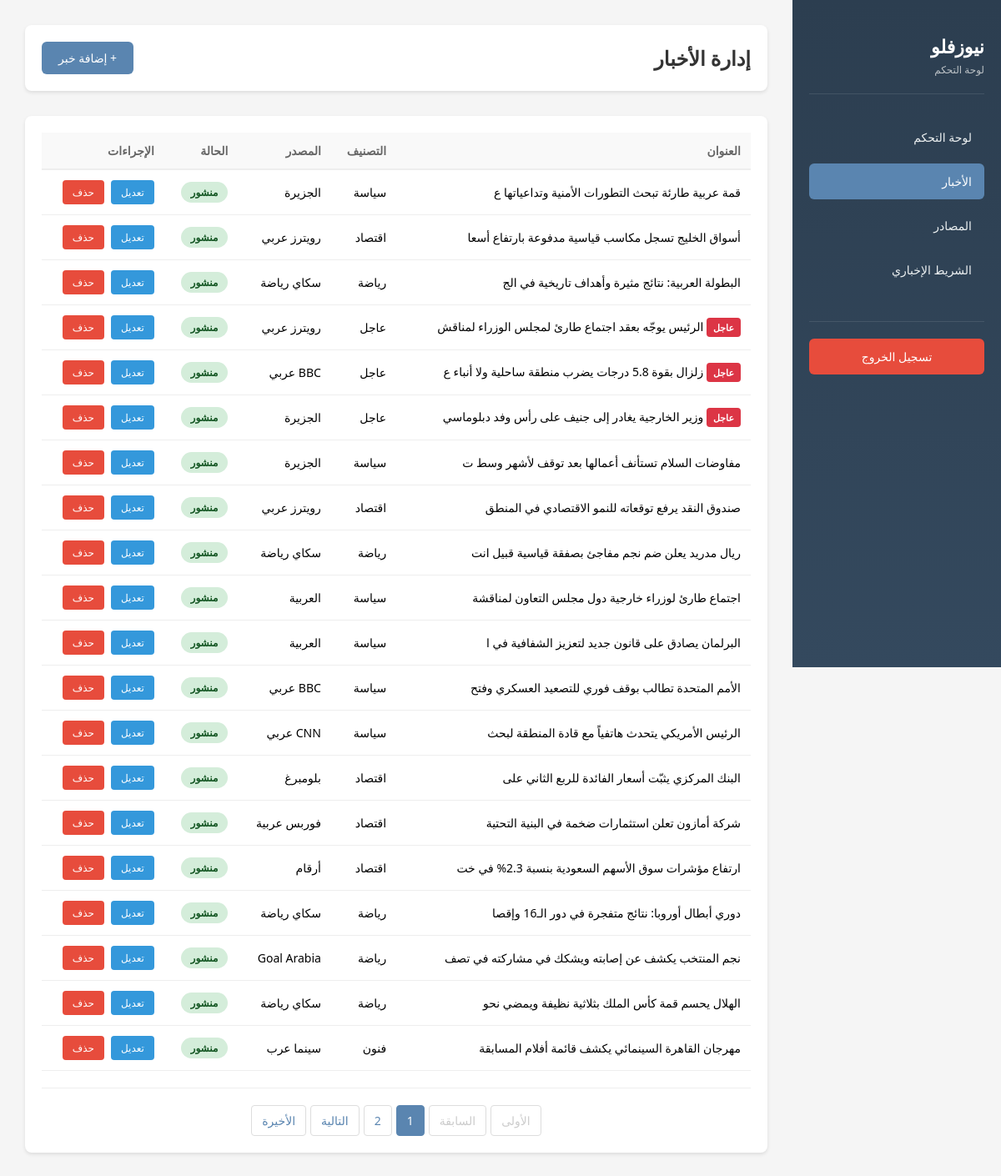
/admin/articles.php (signed in), run on the app's committed database.
### tables this page shows
CREATE TABLE IF NOT EXISTS `articles` (
  `id` int(11) NOT NULL AUTO_INCREMENT,
  `title` varchar(500) NOT NULL,
  `slug` varchar(500) NOT NULL,
  `excerpt` text DEFAULT NULL,
  `content` longtext DEFAULT NULL,
  `image_url` varchar(500) DEFAULT NULL,
  `category_id` int(11) DEFAULT NULL,
  `source_id` int(11) DEFAULT NULL,
  `is_featured` tinyint(1) DEFAULT 0,
  `is_breaking` tinyint(1) DEFAULT 0,
  `is_hero` tinyint(1) DEFAULT 0,
  `view_count` int(11) DEFAULT 0,
  `comments` int(11) DEFAULT 0,
  `status` enum('published','draft','archived') DEFAULT 'published',
  `published_at` timestamp DEFAULT CURRENT_TIMESTAMP,
  `created_at` timestamp DEFAULT CURRENT_TIMESTAMP,
  `updated_at` timestamp DEFAULT CURRENT_TIMESTAMP ON UPDATE CURRENT_TIMESTAMP,
  PRIMARY KEY (`id`),
  KEY `category_id` (`category_id`),
  KEY `source_id` (`source_id`),
  KEY `status` (`status`),
  KEY `is_breaking` (`is_breaking`),
  KEY `is_featured` (`is_featured`),
  KEY `published_at` (`published_at`),
  CONSTRAINT `fk_article_category` FOREIGN KEY (`category_id`) REFERENCES `categories` (`id`) ON DELETE SET NULL,
  CONSTRAINT `fk_article_source` FOREIGN KEY (`source_id`) REFERENCES `sources` (`id`) ON DELETE SET NULL
);

CREATE TABLE IF NOT EXISTS `categories` (
  `id` int(11) NOT NULL AUTO_INCREMENT,
  `name` varchar(100) NOT NULL,
  `slug` varchar(100) NOT NULL,
  `icon` varchar(10) DEFAULT NULL,
  `css_class` varchar(50) DEFAULT NULL,
  `sort_order` int(11) DEFAULT 0,
  `is_active` tinyint(1) DEFAULT 1,
  `created_at` timestamp DEFAULT CURRENT_TIMESTAMP,
  PRIMARY KEY (`id`),
  UNIQUE KEY `slug` (`slug`)
);

CREATE TABLE IF NOT EXISTS `sources` (
  `id` int(11) NOT NULL AUTO_INCREMENT,
  `name` varchar(200) NOT NULL,
  `slug` varchar(200) NOT NULL,
  `logo_letter` varchar(5) DEFAULT NULL,
  `logo_color` varchar(20) DEFAULT '#5a85b0',
  `logo_bg` varchar(20) DEFAULT '#e5eef8',
  `url` varchar(500) DEFAULT NULL,
  `rss_url` varchar(500) DEFAULT NULL,
  `is_active` tinyint(1) DEFAULT 1,
  `articles_today` int(11) DEFAULT 0,
  `created_at` timestamp DEFAULT CURRENT_TIMESTAMP,
  PRIMARY KEY (`id`),
  UNIQUE KEY `slug` (`slug`)
);

### includes/functions.php (called while the page is built, shortened)
<?php
function e($str) {
    return htmlspecialchars($str, ENT_QUOTES, 'UTF-8');
}

### admin/articles.php (the view, shortened to what this page needs)
<?php
require_once __DIR__ . '/../includes/functions.php';
$db = getDB();
$action = $_GET['action'] ?? 'list';
$article = null;
$categories = $db->query("SELECT * FROM categories WHERE is_active = 1 ORDER BY name")->fetchAll();
$sources = $db->query("SELECT * FROM sources WHERE is_active = 1 ORDER BY name")->fetchAll();
$page = (int)($_GET['page'] ?? 1);
$perPage = 20;
$offset = ($page - 1) * $perPage;
$articles = $db->prepare("
    SELECT a.*, c.name as cat_name, s.name as source_name
    FROM articles a
    LEFT JOIN categories c ON a.category_id = c.id
    LEFT JOIN sources s ON a.source_id = s.id
    ORDER BY a.created_at DESC LIMIT ? OFFSET ?
");
$articles->execute([$perPage, $offset]);
$articlesList = $articles->fetchAll();
$totalArticles = $db->query("SELECT COUNT(*) FROM articles")->fetchColumn();
$totalPages = ceil($totalArticles / $perPage);
?>
<!DOCTYPE html>
<html lang="ar" dir="rtl">
<head>
</head>
<body>
    <div class="admin-wrapper">
        <div class="sidebar">
            <div class="sidebar-header">
                <h2>نيوزفلو</h2>
                <p>لوحة التحكم</p>
            </div>
            <ul class="nav-menu">
                <li class="nav-item">
                    <a href="index.php" class="nav-link">لوحة التحكم</a>
                </li>
                <li class="nav-item">
                    <a href="articles.php" class="nav-link active">الأخبار</a>
                </li>
                <li class="nav-item">
                    <a href="sources.php" class="nav-link">المصادر</a>
                </li>
                <li class="nav-item">
                    <a href="ticker.php" class="nav-link">الشريط الإخباري</a>
                </li>
            </ul>
            <div class="logout-section">
                <a href="logout.php" class="btn-logout">تسجيل الخروج</a>
            </div>
        </div>
        <div class="main-content">
            <?php if (in_array($action, ['add', 'edit'])): ?>
                <div class="page-header">
                    <h1><?php echo $action === 'add' ? 'إضافة خبر جديد' : 'تعديل الخبر'; ?></h1>
                </div>
                <div class="form-container">
                    <form method="POST">
                        <?php if ($article): ?>
                            <input type="hidden" name="id" value="<?php echo $article['id']; ?>">
                        <?php endif; ?>
                        <div class="form-row">
                            <div class="form-group">
                                <label for="title">العنوان *</label>
                                <input
                                    type="text"
                                    id="title"
                                    name="title"
                                    required
                                    value="<?php echo $article ? e($article['title']) : ''; ?>"
                                >
                            </div>
                            <div class="form-group">
                                <label for="image_url">رابط الصورة</label>
                                <input
                                    type="url"
                                    id="image_url"
                                    name="image_url"
                                    value="<?php echo $article ? e($article['image_url']) : ''; ?>"
                                >
                            </div>
                        </div>
                        <div class="form-row">
                            <div class="form-group">
                                <label for="category_id">التصنيف</label>
                                <select id="category_id" name="category_id">
                                    <option value="">-- بدون تصنيف --</option>
                                    <?php foreach ($categories as $cat): ?>
                                        <option value="<?php echo $cat['id']; ?>"
                                            <?php echo $article && $article['category_id'] == $cat['id'] ? 'selected' : ''; ?>>
                                            <?php echo e($cat['name']); ?>
                                        </option>
                                    <?php endforeach; ?>
                                </select>
                            </div>
                            <div class="form-group">
                                <label for="source_id">المصدر</label>
                                <select id="source_id" name="source_id">
                                    <option value="">-- بدون مصدر --</option>
                                    <?php foreach ($sources as $src): ?>
                                        <option value="<?php echo $src['id']; ?>"
                                            <?php echo $article && $article['source_id'] == $src['id'] ? 'selected' : ''; ?>>
                                            <?php echo e($src['name']); ?>
                                        </option>
                                    <?php endforeach; ?>
                                </select>
                            </div>
                        </div>
                        <div class="form-row">
                            <div class="form-group">
                                <label for="status">الحالة</label>
                                <select id="status" name="status">
                                    <option value="draft" <?php echo !$article || $article['status'] === 'draft' ? 'selected' : ''; ?>>مسودة</option>
                                    <option value="published" <?php echo $article && $article['status'] === 'published' ? 'selected' : ''; ?>>منشور</option>
                                </select>
                            </div>
                        </div>
                        <div class="form-row full">
                            <div class="form-group">
                                <label for="excerpt">الملخص</label>
                                <textarea
                                    id="excerpt"
                                    name="excerpt"
                                ><?php echo $article ? e($article['excerpt']) : ''; ?></textarea>
                            </div>
                        </div>
                        <div class="form-row full">
                            <div class="form-group full-width">
                                <label for="content">المحتوى *</label>
                                <textarea
                                    id="content"
                                    name="content"
                                    required
                                ><?php echo $article ? e($article['content']) : ''; ?></textarea>
                            </div>
                        </div>
                        <div class="form-row full">
                            <div class="form-group">
                                <label>الخيارات</label>
                                <div class="checkbox-group">
                                    <div class="checkbox-item">
                                        <input
                                            type="checkbox"
                                            id="is_featured"
                                            name="is_featured"
                                            <?php echo $article && $article['is_featured'] ? 'checked' : ''; ?>
                                        >
                                        <label for="is_featured">اختيار المحرر</label>
                                    </div>
                                    <div class="checkbox-item">
                                        <input
                                            type="checkbox"
                                            id="is_breaking"
                                            name="is_breaking"
                                            <?php echo $article && $article['is_breaking'] ? 'checked' : ''; ?>
                                        >
                                        <label for="is_breaking">عاجل</label>
                                    </div>
                                    <div class="checkbox-item">
                                        <input
                                            type="checkbox"
                                            id="is_hero"
                                            name="is_hero"
                                            <?php echo $article && $article['is_hero'] ? 'checked' : ''; ?>
                                        >
                                        <label for="is_hero">خبر بارز</label>
                                    </div>
                                </div>
                            </div>
                        </div>
                        <div class="form-buttons">
                            <button type="submit" class="btn-primary">حفظ</button>
                            <a href="articles.php" class="btn-cancel">إلغاء</a>
                        </div>
                    </form>
                </div>
            <?php else: ?>
                <div class="page-header">
                    <h1>إدارة الأخبار</h1>
                    <a href="articles.php?action=add" class="btn-primary">+ إضافة خبر</a>
                </div>
                <div class="table-container">
                    <table class="articles-table">
                        <thead>
                            <tr>
                                <th>العنوان</th>
                                <th>التصنيف</th>
                                <th>المصدر</th>
                                <th>الحالة</th>
                                <th>الإجراءات</th>
                            </tr>
                        </thead>
                        <tbody>
                            <?php if (!empty($articlesList)): ?>
                                <?php foreach ($articlesList as $art): ?>
                                    <tr>
                                        <td>
                                            <?php if ($art['is_breaking']): ?>
                                                <span class="breaking-badge">عاجل</span>
                                            <?php endif; ?>
                                            <?php echo e(mb_substr($art['title'], 0, 50)); ?>
                                        </td>
                                        <td><?php echo e($art['cat_name'] ?? 'بدون'); ?></td>
                                        <td><?php echo e($art['source_name'] ?? 'بدون'); ?></td>
                                        <td>
                                            <span class="status-badge status-<?php echo $art['status']; ?>">
                                                <?php echo $art['status'] === 'published' ? 'منشور' : 'مسودة'; ?>
                                            </span>
                                        </td>
                                        <td>
                                            <div class="article-actions">
                                                <a href="articles.php?action=edit&id=<?php echo $art['id']; ?>" class="btn-sm btn-edit">تعديل</a>
                                                <a href="articles.php?action=delete&id=<?php echo $art['id']; ?>" class="btn-sm btn-delete" onclick="return confirm('هل تريد حذف هذا الخبر؟')">حذف</a>
                                            </div>
                                        </td>
                                    </tr>
                                <?php endforeach; ?>
                            <?php else: ?>
                                <tr>
                                    <td colspan="5" style="text-align: center; color: #999;">لا توجد أخبار</td>
                                </tr>
                            <?php endif; ?>
                        </tbody>
                    </table>
                    <?php if ($totalPages > 1): ?>
                        <div class="pagination">
                            <?php if ($page > 1): ?>
                                <a href="articles.php?page=1">الأولى</a>
                                <a href="articles.php?page=<?php echo $page - 1; ?>">السابقة</a>
                            <?php else: ?>
                                <span class="disabled">الأولى</span>
                                <span class="disabled">السابقة</span>
                            <?php endif; ?>
                            <?php for ($i = max(1, $page - 2); $i <= min($totalPages, $page + 2); $i++): ?>
                                <?php if ($i === $page): ?>
                                    <span class="active"><?php echo $i; ?></span>
                                <?php else: ?>
                                    <a href="articles.php?page=<?php echo $i; ?>"><?php echo $i; ?></a>
                                <?php endif; ?>
                            <?php endfor; ?>
                            <?php if ($page < $totalPages): ?>
                                <a href="articles.php?page=<?php echo $page + 1; ?>">التالية</a>
                                <a href="articles.php?page=<?php echo $totalPages; ?>">الأخيرة</a>
                            <?php else: ?>
                                <span class="disabled">التالية</span>
                                <span class="disabled">الأخيرة</span>
                            <?php endif; ?>
                        </div>
                    <?php endif; ?>
                </div>
            <?php endif; ?>
        </div>
    </div>
</body>
</html>

### data on the page
articles: title "قمة عربية طارئة تبحث التطورات الأمنية وتداعياتها ع", category.name "سياسة", source.name "الجزيرة", status "منشور"
articles: title "أسواق الخليج تسجل مكاسب قياسية مدفوعة بارتفاع أسعا", category.name "اقتصاد", source.name "رويترز عربي", status "منشور"
articles: title "البطولة العربية: نتائج مثيرة وأهداف تاريخية في الج", category.name "رياضة", source.name "سكاي رياضة", status "منشور"
articles: is_breaking "عاجل", title "الرئيس يوجّه بعقد اجتماع طارئ لمجلس الوزراء لمناقش", category.name "عاجل", source.name "رويترز عربي", status "منشور"
articles: is_breaking "عاجل", title "زلزال بقوة 5.8 درجات يضرب منطقة ساحلية ولا أنباء ع", category.name "عاجل", source.name "BBC عربي", status "منشور"
articles: is_breaking "عاجل", title "وزير الخارجية يغادر إلى جنيف على رأس وفد دبلوماسي", category.name "عاجل", source.name "الجزيرة", status "منشور"
articles: title "مفاوضات السلام تستأنف أعمالها بعد توقف لأشهر وسط ت", category.name "سياسة", source.name "الجزيرة", status "منشور"
articles: title "صندوق النقد يرفع توقعاته للنمو الاقتصادي في المنطق", category.name "اقتصاد", source.name "رويترز عربي", status "منشور"
articles: title "ريال مدريد يعلن ضم نجم مفاجئ بصفقة قياسية قبيل انت", category.name "رياضة", source.name "سكاي رياضة", status "منشور"
articles: title "اجتماع طارئ لوزراء خارجية دول مجلس التعاون لمناقشة", category.name "سياسة", source.name "العربية", status "منشور"
articles: title "البرلمان يصادق على قانون جديد لتعزيز الشفافية في ا", category.name "سياسة", source.name "العربية", status "منشور"
articles: title "الأمم المتحدة تطالب بوقف فوري للتصعيد العسكري وفتح", category.name "سياسة", source.name "BBC عربي", status "منشور"
articles: title "الرئيس الأمريكي يتحدث هاتفياً مع قادة المنطقة لبحث", category.name "سياسة", source.name "CNN عربي", status "منشور"
articles: title "البنك المركزي يثبّت أسعار الفائدة للربع الثاني على", category.name "اقتصاد", source.name "بلومبرغ", status "منشور"
articles: title "شركة أمازون تعلن استثمارات ضخمة في البنية التحتية", category.name "اقتصاد", source.name "فوربس عربية", status "منشور"
articles: title "ارتفاع مؤشرات سوق الأسهم السعودية بنسبة 2.3% في خت", category.name "اقتصاد", source.name "أرقام", status "منشور"
articles: title "دوري أبطال أوروبا: نتائج متفجرة في دور الـ16 وإقصا", category.name "رياضة", source.name "سكاي رياضة", status "منشور"
articles: title "نجم المنتخب يكشف عن إصابته ويشكك في مشاركته في تصف", category.name "رياضة", source.name "Goal Arabia", status "منشور"
articles: title "الهلال يحسم قمة كأس الملك بثلاثية نظيفة ويمضي نحو", category.name "رياضة", source.name "سكاي رياضة", status "منشور"
articles: title "مهرجان القاهرة السينمائي يكشف قائمة أفلام المسابقة", category.name "فنون", source.name "سينما عرب", status "منشور"
